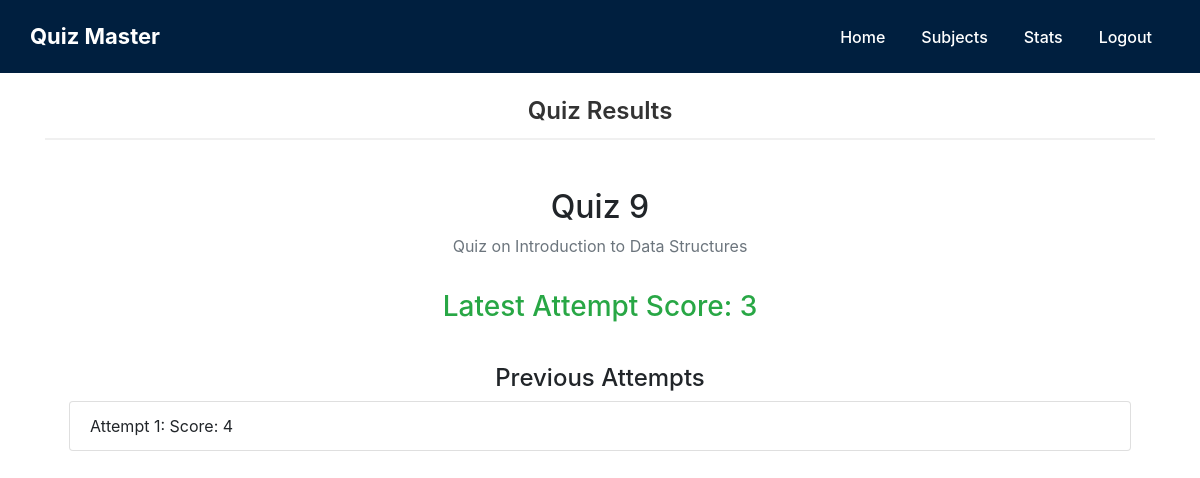
The page /userhome/11/quiz/9/results on the database its author committed.
### models.py (models this page shows)
class Quiz(db.Model):
    __tablename__ = "quiz"
    id = db.Column(db.Integer, primary_key = True, autoincrement = True)
    name = db.Column(db.Text, nullable = False)
    description = db.Column(db.Text)
    question = db.relationship('Question', backref = 'quiz')
    score = db.relationship('Score', backref = 'quiz')
    chapter_id = db.Column(db.Integer, db.ForeignKey("chapter.id"), nullable=False)

class Score(db.Model):
    __tablename__ = "score"
    id = db.Column(db.Integer, primary_key=True, autoincrement=True)
    user_id = db.Column(db.Integer, db.ForeignKey("user.id"), nullable=False)
    quiz_id = db.Column(db.Integer, db.ForeignKey("quiz.id"), nullable=False)
    marks = db.Column(db.Integer, nullable=False)

### user.py (the view)
@user.route("/userhome/<int:user_id>/quiz/<int:quiz_id>/results", methods = ["GET"])
def quiz_results(user_id,quiz_id):
    quiz = Quiz.query.get(quiz_id)
    user_scores = Score.query.filter_by(user_id = user_id, quiz_id=quiz_id).order_by(Score.id.desc()).all()
    remaining_scores = user_scores[1:]
    latest_score = user_scores[0]
    return render_template("quiz_results.html", quiz=quiz, user_scores=user_scores, user_id=user_id, latest_score=latest_score, remaining_scores=remaining_scores)

### templates/quiz_results.html (shortened to what this page needs)
{% extends "base.html" %} {% block title %} Quiz Results {% endblock %} {% block
navbar %}
<nav class="navbar navbar-expand-lg navbar-dark custom-navbar">
  <a class="navbar-brand brand-logo" href="/userhome/{{ user_id }}"
    >Quiz Master</a
  >
  <div class="collapse navbar-collapse justify-content-end" id="navbar">
    <div class="navbar-nav">
      {% block navlinks %}
      <a class="nav-item nav-link" href="/userhome/{{ user_id }}">Home</a>
      <a class="nav-item nav-link" href="/userhome/{{ user_id }}">Subjects</a>
      <a class="nav-item nav-link" href="/userhome/{{ user_id }}/stats"
        >Stats</a
      >
      <a class="nav-item nav-link logout-btn" href="/">Logout</a>
      {% endblock %}
    </div>
  </div>
</nav>
{% endblock %} {% block content %}
<div class="container mt-4">
  <h4 class="section-title text-center">Quiz Results</h4>
  <div class="quiz-results-container p-4">
    <h2 class="text-center">{{ quiz.name }}</h2>
    <p class="text-center text-muted">{{ quiz.description }}</p>
    <div class="score-card p-3 text-center">
      <h3 class="text-success">
        Latest Attempt Score: {{ latest_score.marks }}
      </h3>
    </div>
    {% if remaining_scores %}
    <div class="previous-scores mt-3">
      <h4 class="text-center">Previous Attempts</h4>
      <ul class="list-group">
        {% for score in remaining_scores %}
        <li class="list-group-item">
          Attempt {{ loop.index }}: Score: {{ score.marks }}
        </li>
        {% endfor %}
      </ul>
    </div>
    {% endif %}
  </div>
</div>
{% endblock %}

### static/style.css (style rules this page uses)
.section-title { margin-bottom: 1.5rem; font-weight: 600; color: #333; border-bottom: 2px solid #f0f0f0; padding-bottom: 0.75rem; }
body { background: linear-gradient(135deg, #ffffff, #ffffff); justify-content: center; align-items: center; height: 100vh; }
.container { max-width: 1000px; margin: auto; }

### templates/base.html (style rules this page uses)
.custom-navbar { background-color: #001f3f; padding: 15px 30px; }
.brand-logo { font-size: 22px; font-weight: bold; color: white !important; }
.navbar-nav .nav-link { color: white !important; font-size: 16px; font-weight: 500; margin: 0 10px; }

### rows shown on the page
Quiz: name "Quiz 9", description "Quiz on Introduction to Data Structures"
Score: marks "3"
Score: marks "4"
